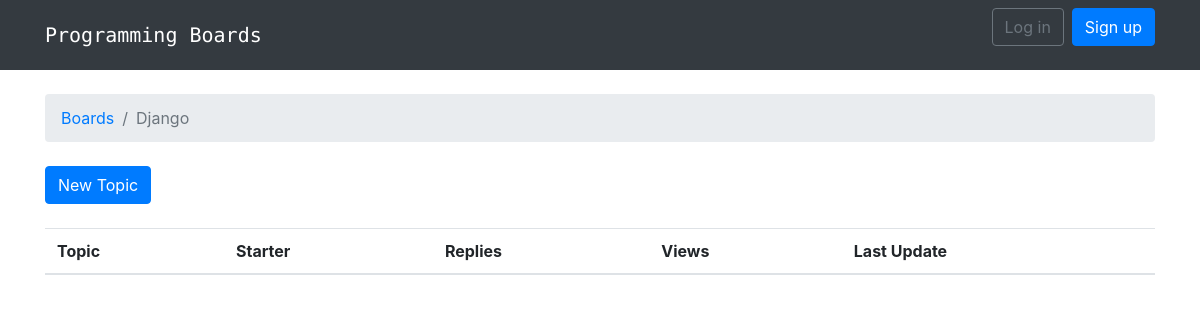
Before: /boards/2/ with the older database file.
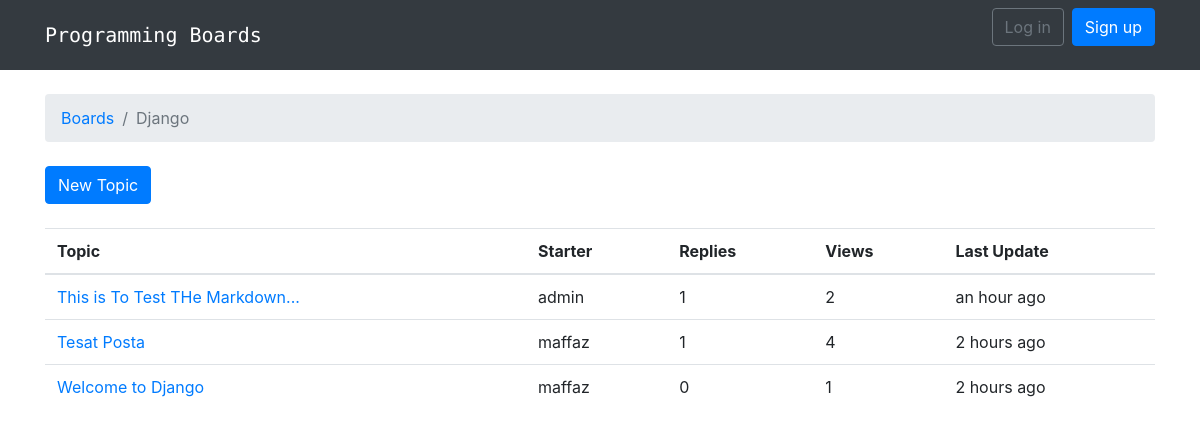
After: the same page with the newer database file.
### boards/models.py (models this page shows, shortened)
class Board(models.Model):
    name = models.CharField(max_length=30, unique=True)
    description = models.CharField(max_length=100)

class Topic(models.Model):
    subject = models.CharField(max_length=255)
    last_updated = models.DateTimeField(auto_now_add=True)
    board = models.ForeignKey(Board, related_name='topics')
    starter = models.ForeignKey(User, related_name='topics')
    views = models.PositiveIntegerField(default=0)

### boards/views.py (the view)
# urls.py: url(r'^boards/(?P<pk>\d+)/$', views.TopicListView.as_view(), name='board_topics'),
class TopicListView(ListView):
    model = Topic
    context_object_name = 'topics'
    template_name = 'topics.html'
    paginate_by = 20
    def get_context_data(self, **kwargs):
        kwargs['board'] = self.board
        return super().get_context_data(**kwargs)
    def get_queryset(self):
        self.board = get_object_or_404(Board, pk=self.kwargs.get('pk'))
        queryset = self.board.topics.order_by('-last_updated').annotate(replies=Count('posts') - 1)
        return queryset

### templates/topics.html (shortened to what this page needs)
{% extends 'base.html' %}
{% load humanize %}
{% block breadcrumb %}
  <li class="breadcrumb-item"><a href="{% url 'home' %}">Boards</a></li>
  <li class="breadcrumb-item active">{{ board.name }}</li>
{% endblock %}
{% block content %}
<div class="mb-4">
  <a href="{% url 'new_topic' board.pk %}" class="btn btn-primary">New Topic</a>
</div>
<table class="table">
  <thead class="thead-inverse">
    <tr>
      <th>Topic</th>
      <th>Starter</th>
      <th>Replies</th>
      <th>Views</th>
      <th>Last Update</th>
    </tr>
  </thead>
  <tbody>
    {% for topic in topics %}
    <tr>
      <td><a href="{% url 'topic_posts' board.pk topic.pk %}">{{ topic.subject }}</a></td>
      <td>{{ topic.starter.username }}</td>
      <td>{{ topic.replies }}</td>
      <td>{{ topic.views }}</td>
      <td>{{ topic.last_updated|naturaltime }}</td>
    </tr>
  {% endfor %}
  </tbody>
</table>
{% endblock %}

### templates/base.html (shortened to what this page needs)
{% load static %}
{% load bootstrap4 %}
{% block bootstrap4_content %}
<html>
    <head>
      {% bootstrap_css %}
      <link rel="stylesheet" href="{% static 'css/app.css' %}">
    </head>
    <body>
        {% block body %}
        <nav class="navbar navbar-expand-sm navbar-dark bg-dark">
            <div class="container">
              <a class="navbar-brand" href="{% url 'home' %}">Programming Boards</a>
              <div class="collapse navbar-collapse" id="mainMenu">
                {% if user.is_authenticated %}
                  <ul class="navbar-nav ml-auto">
                    <li class="nav-item dropdown">
                      <a class="nav-link dropdown-toggle" href="#" id="userMenu" data-toggle="dropdown" aria-haspopup="true" aria-expanded="false">
                        {{ user.username }}
                      </a>
                      <div class="dropdown-menu dropdown-menu-right" aria-labelledby="userMenu">
                        <a class="dropdown-item" href="{% url 'my_account' %}">My account</a>
                        <a class="dropdown-item" href="#">Change password</a>
                        <div class="dropdown-divider"></div>
                        <a class="dropdown-item" href="{% url 'logout' %}">Log out</a>
                      </div>
                    </li>
                  </ul>
                {% else %}
                  <form class="form-inline ml-auto">
                      <a href="{% url 'login' %}" class="btn btn-outline-secondary">Log in</a>
                    <a href="{% url 'signup' %}" class="btn btn-primary ml-2">Sign up</a>
                  </form>
                {% endif %}
              </div>
            </div>
          </nav>
      <div class="container">
        <ol class="breadcrumb my-4">
          {% block breadcrumb %}
          {% endblock %}
        </ol>
        {% block content %}
        {% endblock %}
      </div>
      {% endblock body %}
    </body>
  </html>
{% endblock %}

### static/css/app.css (style rules this page uses)
.navbar-brand { font-family: 'Source Code Pro', monospace; }

Changed rows visible on the page:
added Topic: subject "This is To Test THe Markdown...", starter.username "admin", replies "1", views "2", last_updated "an hour ago"
added Topic: subject "Tesat Posta", starter.username "maffaz", replies "1", views "4", last_updated "2 hours ago"
added Topic: subject "Welcome to Django", starter.username "maffaz", replies "0", views "1", last_updated "2 hours ago"
